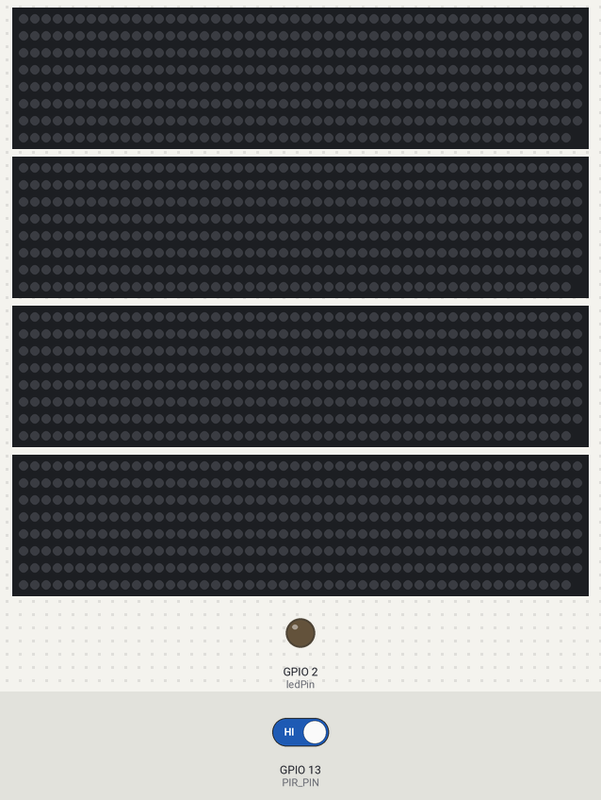
Bench run of a sketch on a simulated ESP32. On the bench: 4 × 399 RGB LEDs in strip order, left to right, continuing on the next row, output pins drawn as LEDs (lit = HIGH). The inputs (shaded band) are chosen by the test bench; at power-on: GPIO 13 (PIR_PIN) HIGH. Dim RGB values are drawn brighter than linear.

Above: at 1.2 s.
1.3 s: GPIO 13 (PIR_PIN) driven LOW
At 3.2 s:
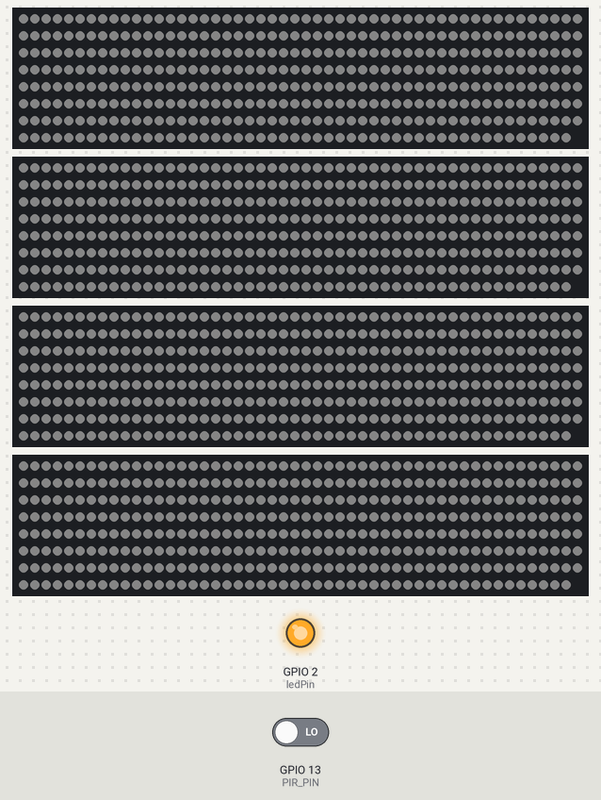
3.8 s: GPIO 13 (PIR_PIN) driven HIGH
At 5.96 s:
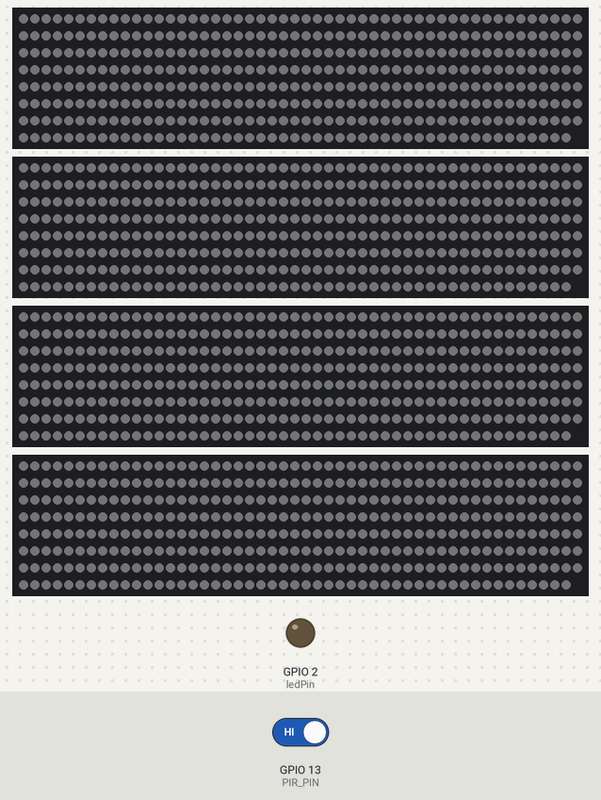
6.1 s: GPIO 13 (PIR_PIN) driven LOW
At 9.19 s:
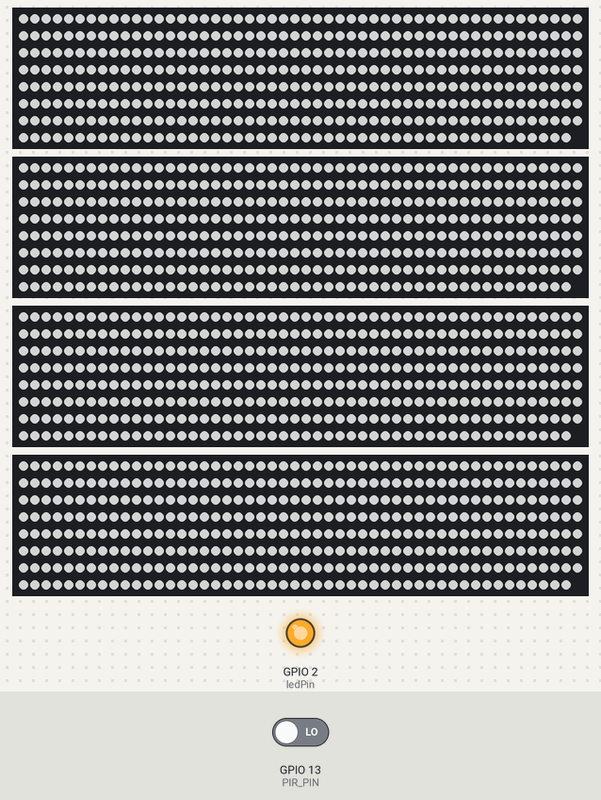
Timing chart, 0 to 10.7 s (numbered marks = the images above; inputs shaded):
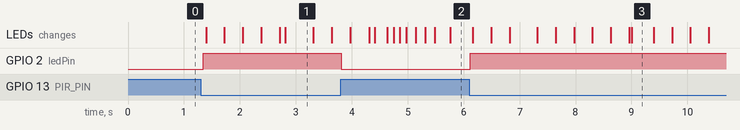

Measured:
- after the input at 1.3 s, GPIO 2 (ledPin): LOW → HIGH after 0.05 s; the LEDs: first change after 0.10 s (image 1 shows a later state)
- after the input at 3.8 s, GPIO 2 (ledPin): HIGH → LOW at once
- after the input at 6.1 s, GPIO 2 (ledPin): LOW → HIGH at once; the LEDs: first change after 0.07 s (image 3 shows a later state)

The sketch:

LLUM_Prototipo_4TIRAS_29Ene2025.ino
```cpp
#include <FastLED.h>

// Configuración del hardware
#define LED_PIN_1 25  // Tira Izquierda / Derecha
#define LED_PIN_2 26  // Tira Central
#define LED_PIN_3 27  // Tira Izquierda / Derecha
#define LED_PIN_4 33  // Tira Izquierda / Derecha
/*

#define LED_PIN_1 5  // Tira Izquierda / Derecha
#define LED_PIN_2 6  // Tira Central
#define LED_PIN_3 7  // Tira Izquierda / Derecha
*/

#define NUM_LEDS 399       // Número de LEDs // 398
#define LED_TYPE WS2812B   // Tipo de LED
#define MIN_BRIGHTNESS 8   // Brillo mínimo
#define MAX_BRIGHTNESS 128  // Brillo máximo

CRGB leds_1[NUM_LEDS];  // Arreglo de LEDs
CRGB leds_2[NUM_LEDS];
CRGB leds_3[NUM_LEDS];
CRGB leds_4[NUM_LEDS];

// Sensor
#define PIR_PIN 13
bool presencia = true;
const int ledPin = 2;

void setup() {
  // Inicializa la tira LED
  //Serial.begin(9600);
  FastLED.addLeds<LED_TYPE, LED_PIN_1, GRB>(leds_1, NUM_LEDS);
  FastLED.addLeds<LED_TYPE, LED_PIN_2, GRB>(leds_2, NUM_LEDS);
  FastLED.addLeds<LED_TYPE, LED_PIN_3, GRB>(leds_3, NUM_LEDS);
  FastLED.addLeds<LED_TYPE, LED_PIN_4, GRB>(leds_4, NUM_LEDS);

  FastLED.setBrightness(MAX_BRIGHTNESS);  // Configura el brillo inicial
  FastLED.clear();                        // Apaga todos los LEDs al inicio
  FastLED.show();
  pinMode(PIR_PIN, INPUT);
  pinMode(ledPin, OUTPUT);
}

void loop() {

  presencia = digitalRead(PIR_PIN);

  if (!presencia) {
    digitalWrite(ledPin, HIGH);
    //Serial.println("NO PRESENCIA");
    // Calcula el brillo para el efecto de respiración
    float breath = (exp(sin(millis() / 2000.0 * PI)) - 0.36787944) * 108.0;
    // Escala el brillo entre el mínimo y el máximo
    uint8_t scaledBrightness = map(breath, 0, 255, MIN_BRIGHTNESS, MAX_BRIGHTNESS);
    FastLED.setBrightness(scaledBrightness);

    // Llena todos los LEDs con color blanco
    fill_solid(leds_1, NUM_LEDS, CRGB::White);
    fill_solid(leds_2, NUM_LEDS, CRGB::White);
    fill_solid(leds_3, NUM_LEDS, CRGB::White);
    fill_solid(leds_4, NUM_LEDS, CRGB::White);

    /*
    // Apaga los LEDs del 100 al 200
    for (int i = 0; i <= 60; i++) {
      leds_1[i] = CRGB::Black;  // Configura el color negro (apagado)
      leds_3[i] = CRGB::Black;  // Configura el color negro (apagado)
    }
    */

  } else {
    digitalWrite(ledPin, LOW);
    // Serial.println("PRESENCIA");
    //fill_solid(leds, NUM_LEDS, CRGB::Black);
    fadeToBlackBy(leds_1, NUM_LEDS, 16);
    fadeToBlackBy(leds_2, NUM_LEDS, 16);
    fadeToBlackBy(leds_3, NUM_LEDS, 16);
    fadeToBlackBy(leds_4, NUM_LEDS, 16);
  }


  // Actualiza la tira LED
  FastLED.show();
  delay(5);  // Ajusta la velocidad del efecto
}
```
